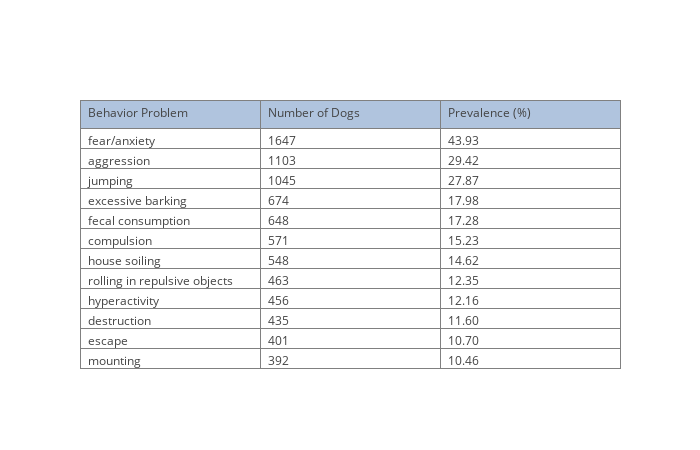

Notebook source saved alongside this figure:
### Markdown cell above
### 4.1 Sum and Prevalence of Individual Behavior Problems:

### Code cell
# Create the necessary dataframe.
query = ('SELECT question_reason_for_part_3, q02_main_1, q02_main_2, q02_main_3, '
         'q02_main_4, q02_main_5, q02_main_6, q02_main_7, q02_main_8, q02_main_9, '
         'q02_main_10, q02_main_12, q02_main_13 FROM users JOIN dogs '
         'USING(record_id)')
df = pd.read_sql_query(query, con)
df.columns = ['suspicion', 'aggression', 'fear/anxiety', 'compulsion', 'house soiling',
              'excessive barking', 'jumping', 'mounting', 'fecal consumption', 'destruction',
              'rolling in repulsive objects', 'escape', 'hyperactivity']

# Remove biased results and discard suspicion column.
df = df[df['suspicion'] == '0']
df.drop('suspicion', axis=1, inplace=True)

# Convert columns to integer type.
for col in df:
    df[col] = pd.to_numeric(df[col])

# Get individual behavior problem counts and display as a table.
sums = df.sum()
sums = sums.sort_values(ascending=False)

# Calculate the prevalence of each behavior problem.
total_dogs = len(df.index)
prevalence_cal = lambda x: (x / total_dogs) * 100
prevalences = sums.apply(prevalence_cal)

# Get individual behavior problem counts and display as a table.
trace = go.Table(
    header=dict(values=['Behavior Problem', 'Number of Dogs', 'Prevalence (%)'],
                fill = dict(color='#B0C4DE'),
                align = ['left'] * 5),
    cells=dict(values=[sums.index.values, sums.values, prevalences.values],
               align = ['left'] * 5,
               format = [None, 'd', '.2f']))
data = [trace] 
layout = dict(width=700, height=450)
fig = dict(data=data, layout=layout)
py.iplot(fig)

### Figure 1 — Plotly figure (JSON) as saved in the notebook; plotly's stock layout.template omitted (floating-point values rounded to 4 significant figures)
{"data": [{"cells": {"align": ["left", "left", "left", "left", "left"], "format": [null, "d", ".2f"], "values": [["fear/anxiety", "aggression", "jumping", "excessive barking", "fecal consumption", "compulsion", "house soiling", "rolling in repulsive objects", "hyperactivity", "destruction", "escape", "mounting"], [1647, 1103, 1045, 674, 648, 571, 548, 463, 456, 435, 401, 392], [43.93, 29.42, 27.87, 17.98, 17.28, 15.23, 14.62, 12.35, 12.16, 11.6, 10.7, 10.46]]}, "header": {"align": ["left", "left", "left", "left", "left"], "fill": {"color": "#B0C4DE"}, "values": ["Behavior Problem", "Number of Dogs", "Prevalence (%)"]}, "type": "table"}], "layout": {"height": 450, "width": 700}}
